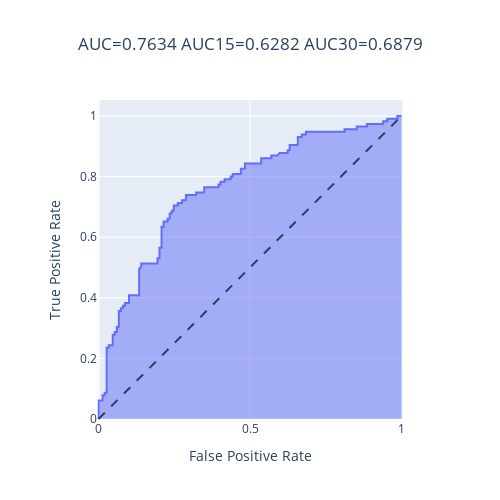

The code cell stored with this chart in its notebook:
### Code cell
roc(chembl4657["true_label"],chembl4657["predicted_probability_class_1"])
